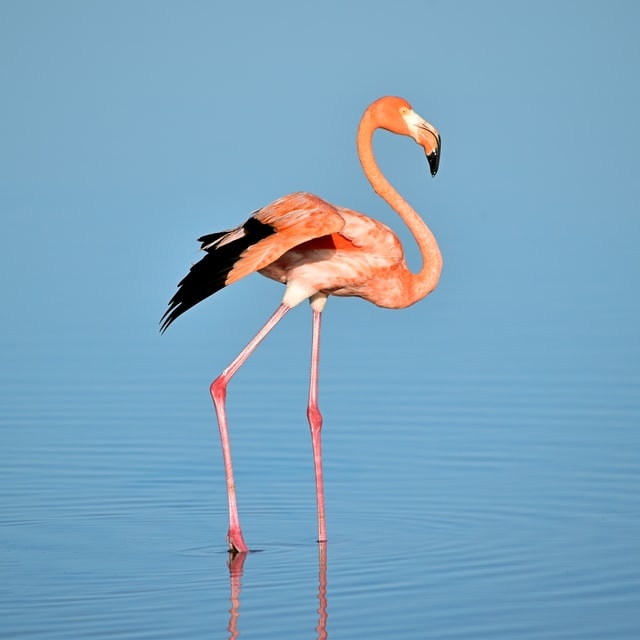
#> input picture images/flemingo.jpg, 640 x 640 px, found by its file name
$ python 2_convert_color.py
#> lines starting #> are read from the running program, lines starting #| are printed output that depends on the picture
import cv2 as cv
img = cv.imread('./images/flemingo.jpg')
#> img is the input picture: shape (640, 640, 3); mean B, G, R 191.3, 164.6, 123.7
b,g,r = cv.split(img)
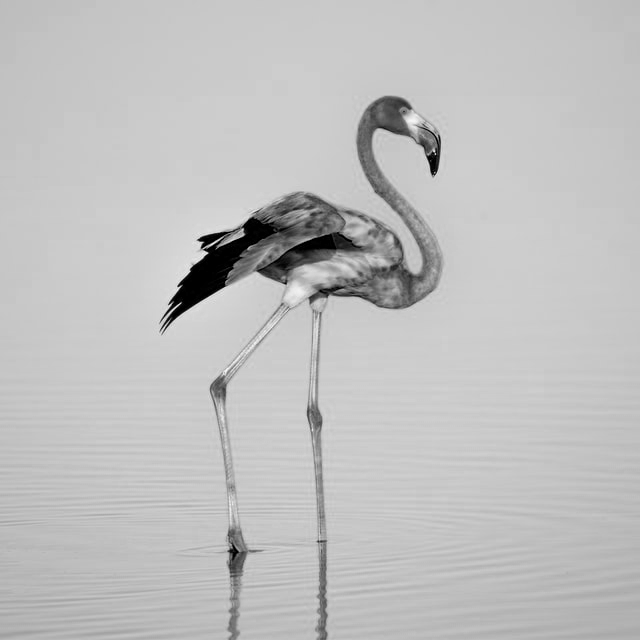
#> b: shape (640, 640); min 0, max 248, mean 191.3
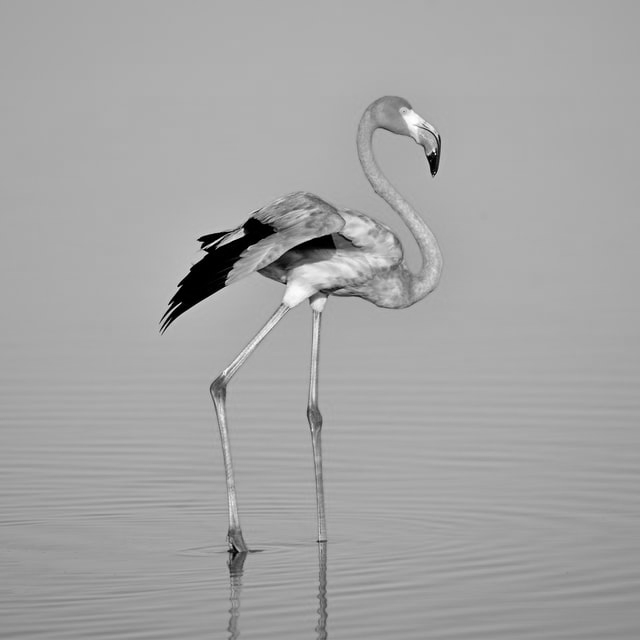
#> g: shape (640, 640); min 0, max 255, mean 164.6
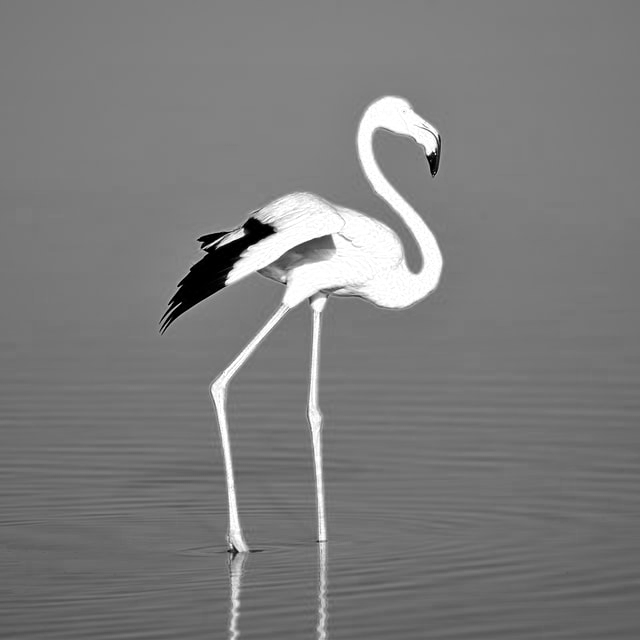
#> r: shape (640, 640); min 0, max 255, mean 123.7
cv.imshow('color',img)
cv.imshow('blue',b)
cv.imshow('red',r)
cv.imshow('green',g)
cv.waitKey(0)
cv.destroyAllWindows()
